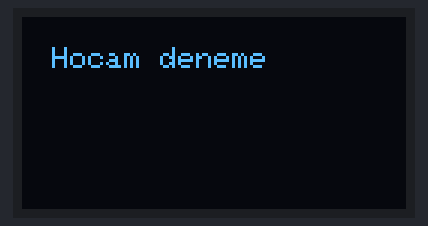
Recording of a sketch running on a simulated ESP32. Shown: 128×64 one-colour display.

Above: at 2.1 s.

The sketch:

dnmKodar.ino
```cpp
/*********
  Rui Santos
  Complete project details at https://randomnerdtutorials.com
*********/
int trig = 34;
int echo = 35;

int DOUTpin = 13;

#include <Wire.h>
#include <Adafruit_GFX.h>
#include <Adafruit_SSD1306.h>

#define SCREEN_WIDTH 128 // OLED display width, in pixels
#define SCREEN_HEIGHT 64 // OLED display height, in pixels

// Declaration for an SSD1306 display connected to I2C (SDA, SCL pins)
Adafruit_SSD1306 display(SCREEN_WIDTH, SCREEN_HEIGHT, &Wire, -1);

void setup() {
  pinMode(DOUTpin, INPUT);
  Serial.begin(115200);

  if(!display.begin(SSD1306_SWITCHCAPVCC, 0x3C)) { // Address 0x3D for 128x64
    Serial.println(F("SSD1306 allocation failed"));
    for(;;);
  }
  delay(2000);
  display.clearDisplay();

  display.setTextSize(1);
  display.setTextColor(WHITE);
  display.setCursor(0, 10);
  // Display static text
  display.println("Hello, world!");
  display.display();
}

void loop() {
  display.clearDisplay();
  display.setTextSize(1.5);
  display.setTextColor(WHITE);
  display.setCursor(10, 10);
  // Display static text
  display.println("Hocam deneme");
  display.display();
  delay(1000);
  display.clearDisplay();


}
int mesafe(){
  digitalWrite(trig,1);delay(10);digitalWrite(trig,0);
  int sure = pulseIn(echo,1);
  int msf = (sure/2)/28.97;
  return msf;
}

int gazSensor(){
  int gazSensorValue = digitalRead(13);
  return gazSensorValue;
}
```
